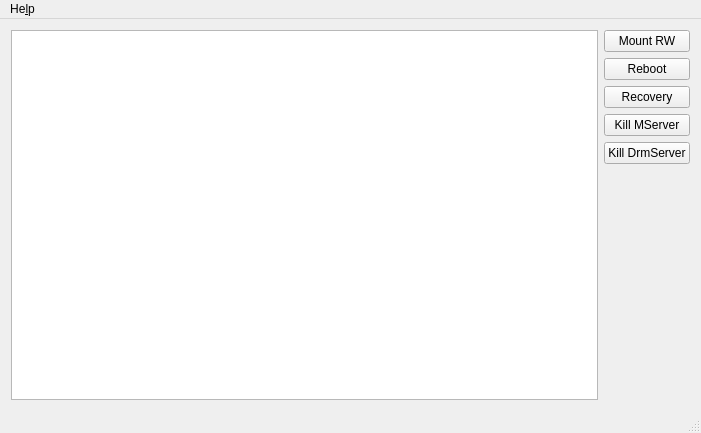
<?xml version="1.0" encoding="UTF-8"?>
<ui version="4.0">
 <class>MainWindow</class>
 <widget class="QMainWindow" name="MainWindow">
  <property name="geometry">
   <rect>
    <x>0</x>
    <y>0</y>
    <width>701</width>
    <height>433</height>
   </rect>
  </property>
  <property name="windowTitle">
   <string>FastTools (Tao.Guo@amlogic.com)</string>
  </property>
  <property name="windowIcon">
   <iconset resource="resource.qrc">
    <normaloff>:/icon/icon.png</normaloff>:/icon/icon.png</iconset>
  </property>
  <widget class="QWidget" name="centralWidget">
   <layout class="QGridLayout" name="gridLayout_2">
    <item row="0" column="0">
     <layout class="QGridLayout" name="gridLayout">
      <item row="0" column="0">
       <layout class="QHBoxLayout" name="horizontalLayout">
        <item>
         <layout class="QVBoxLayout" name="verticalLayout_2">
          <item>
           <widget class="QTableView" name="tableView">
            <property name="tabKeyNavigation">
             <bool>false</bool>
            </property>
            <property name="selectionMode">
             <enum>QAbstractItemView::NoSelection</enum>
            </property>
            <property name="cornerButtonEnabled">
             <bool>false</bool>
            </property>
           </widget>
          </item>
         </layout>
        </item>
        <item>
         <layout class="QVBoxLayout" name="verticalLayout">
          <item>
           <widget class="QPushButton" name="remount">
            <property name="text">
             <string>Mount RW</string>
            </property>
           </widget>
          </item>
          <item>
           <widget class="QPushButton" name="reboot">
            <property name="text">
             <string>Reboot</string>
            </property>
           </widget>
          </item>
          <item>
           <widget class="QPushButton" name="recovery">
            <property name="text">
             <string>Recovery</string>
            </property>
           </widget>
          </item>
          <item>
           <widget class="QPushButton" name="killMserver">
            <property name="text">
             <string>Kill MServer</string>
            </property>
           </widget>
          </item>
          <item>
           <widget class="QPushButton" name="killDrmServer">
            <property name="text">
             <string>Kill DrmServer</string>
            </property>
           </widget>
          </item>
          <item>
           <spacer name="verticalSpacer">
            <property name="orientation">
             <enum>Qt::Vertical</enum>
            </property>
            <property name="sizeHint" stdset="0">
             <size>
              <width>20</width>
              <height>40</height>
             </size>
            </property>
           </spacer>
          </item>
         </layout>
        </item>
       </layout>
      </item>
     </layout>
    </item>
   </layout>
  </widget>
  <widget class="QMenuBar" name="menuBar">
   <property name="geometry">
    <rect>
     <x>0</x>
     <y>0</y>
     <width>701</width>
     <height>29</height>
    </rect>
   </property>
   <widget class="QMenu" name="menuHelp">
    <property name="title">
     <string>He&amp;lp</string>
    </property>
    <addaction name="actionUsage"/>
    <addaction name="actionAbout"/>
   </widget>
   <addaction name="menuHelp"/>
  </widget>
  <widget class="QStatusBar" name="statusBar"/>
  <action name="actionUsage">
   <property name="text">
    <string>&amp;Usage</string>
   </property>
  </action>
  <action name="actionAbout">
   <property name="text">
    <string>&amp;About</string>
   </property>
  </action>
 </widget>
 <layoutdefault spacing="6" margin="11"/>
 <resources>
  <include location="resource.qrc"/>
 </resources>
 <connections/>
</ui>
